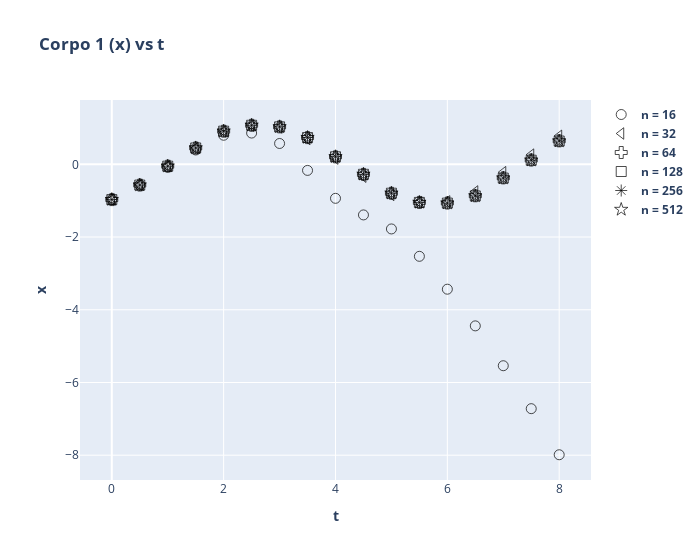
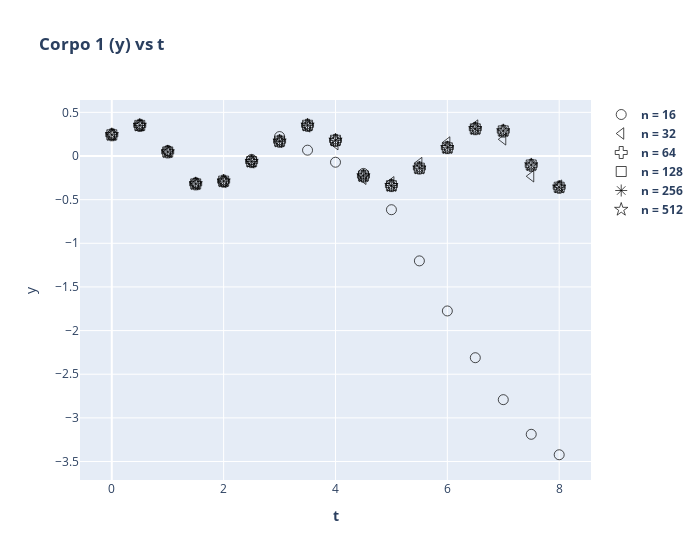
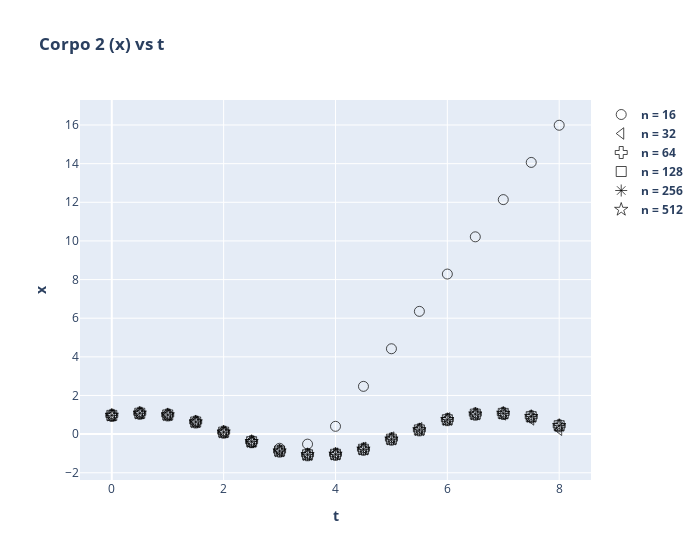
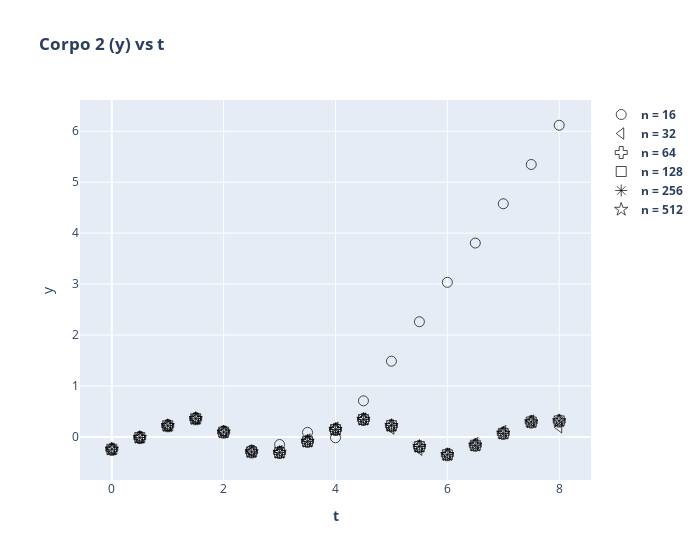

Here is the notebook cell these charts were saved with, in order:
### Markdown cell above
##### GERANDO UM GRÁFICO PARA CADA VARIÁVEL

### Code cell
markers = ['circle-open', 'triangle-left-open', 'cross-open', 'square-open', 'asterisk-open', 'star-open']
for i in range(len(schema[1:])):
    fig = go.Figure()
    var = schema[i+1]
    for n in range(len(dfs)):
            marker = [markers[n % len(markers)]]  # Fix: Use modulo operator to cycle through the markers list
            fig.add_trace(go.Scatter(x=dfs[n]['t'][::2**n], y=dfs[n][var][::2**n], mode="markers",
                                    marker_symbol=len(dfs[n]['t'][::2**n]) * marker, name="<b>" + "n = " + str(2 ** (n + 4)) + '</b>',
                                    marker_color = "black", marker_line_width = 0.7, marker_size = 10))

    fig.update_layout(title="<b> Corpo {0} ({1}) vs t </b>".format(1 + i // 2, "x" if i % 2 == 0 else "y"),
                      xaxis_title='<b>t</b>', yaxis_title="<b>" + "x" if i % 2 == 0 else "y" + "</b>", width=700)
    fig.show()

    # Save the figure as PNG
    fig.write_image("ImagensPlotly/Corpo{0}{1}.png".format(1 + i // 2, "x" if i % 2 == 0 else "y"))

### Figure 1 — Plotly figure (JSON) as saved in the notebook; plotly's stock layout.template omitted (floating-point values rounded to 4 significant figures)
{"data": [{"marker": {"color": "black", "line": {"width": 0.7}, "size": 10, "symbol": ["circle-open", "circle-open", "circle-open", "circle-open", "circle-open", "circle-open", "circle-open", "circle-open", "circle-open", "circle-open", "circle-open", "circle-open", "circle-open", "circle-open", "circle-open", "circle-open", "circle-open"]}, "mode": "markers", "name": "<b>n = 16</b>", "type": "scatter", "x": [0, 0.5, 1, 1.5, 2, 2.5, 3, 3.5, 4, 4.5, 5, 5.5, 6, 6.5, 7, 7.5, 8], "y": [-0.97, -0.5717, -0.06938, 0.3944, 0.7994, 0.8598, 0.5729, -0.1674, -0.9355, -1.392, -1.777, -2.53, -3.435, -4.443, -5.539, -6.72, -7.987]}, {"marker": {"color": "black", "line": {"width": 0.7}, "size": 10, "symbol": ["triangle-left-open", "triangle-left-open", "triangle-left-open", "triangle-left-open", "triangle-left-open", "triangle-left-open", "triangle-left-open", "triangle-left-open", "triangle-left-open", "triangle-left-open", "triangle-left-open", "triangle-left-open", "triangle-left-open", "triangle-left-open", "triangle-left-open", "triangle-left-open", "triangle-left-open"]}, "mode": "markers", "name": "<b>n = 32</b>", "type": "scatter", "x": [0, 0.5, 1, 1.5, 2, 2.5, 3, 3.5, 4, 4.5, 5, 5.5, 6, 6.5, 7, 7.5, 8], "y": [-0.97, -0.5704, -0.05225, 0.4449, 0.9024, 1.062, 1.012, 0.695, 0.1578, -0.3399, -0.8428, -1.045, -1.02, -0.7468, -0.2167, 0.2664, 0.7827]}, {"marker": {"color": "black", "line": {"width": 0.7}, "size": 10, "symbol": ["cross-open", "cross-open", "cross-open", "cross-open", "cross-open", "cross-open", "cross-open", "cross-open", "cross-open", "cross-open", "cross-open", "cross-open", "cross-open", "cross-open", "cross-open", "cross-open", "cross-open"]}, "mode": "markers", "name": "<b>n = 64</b>", "type": "scatter", "x": [0, 0.5, 1, 1.5, 2, 2.5, 3, 3.5, 4, 4.5, 5, 5.5, 6, 6.5, 7, 7.5, 8], "y": [-0.97, -0.5702, -0.05081, 0.4502, 0.9113, 1.074, 1.03, 0.7342, 0.2055, -0.2774, -0.7962, -1.048, -1.065, -0.8651, -0.3724, 0.1182, 0.6459]}, {"marker": {"color": "black", "line": {"width": 0.7}, "size": 10, "symbol": ["square-open", "square-open", "square-open", "square-open", "square-open", "square-open", "square-open", "square-open", "square-open", "square-open", "square-open", "square-open", "square-open", "square-open", "square-open", "square-open", "square-open"]}, "mode": "markers", "name": "<b>n = 128</b>", "type": "scatter", "x": [0, 0.5, 1, 1.5, 2, 2.5, 3, 3.5, 4, 4.5, 5, 5.5, 6, 6.5, 7, 7.5, 8], "y": [-0.97, -0.5702, -0.05074, 0.4505, 0.9118, 1.074, 1.031, 0.736, 0.2077, -0.2747, -0.7941, -1.048, -1.066, -0.869, -0.3783, 0.1128, 0.64]}, {"marker": {"color": "black", "line": {"width": 0.7}, "size": 10, "symbol": ["asterisk-open", "asterisk-open", "asterisk-open", "asterisk-open", "asterisk-open", "asterisk-open", "asterisk-open", "asterisk-open", "asterisk-open", "asterisk-open", "asterisk-open", "asterisk-open", "asterisk-open", "asterisk-open", "asterisk-open", "asterisk-open", "asterisk-open"]}, "mode": "markers", "name": "<b>n = 256</b>", "type": "scatter", "x": [0, 0.5, 1, 1.5, 2, 2.5, 3, 3.5, 4, 4.5, 5, 5.5, 6, 6.5, 7, 7.5, 8], "y": [-0.97, -0.5702, -0.05073, 0.4505, 0.9119, 1.074, 1.031, 0.7361, 0.2078, -0.2746, -0.794, -1.048, -1.066, -0.8691, -0.3785, 0.1126, 0.6398]}, {"marker": {"color": "black", "line": {"width": 0.7}, "size": 10, "symbol": ["star-open", "star-open", "star-open", "star-open", "star-open", "star-open", "star-open", "star-open", "star-open", "star-open", "star-open", "star-open", "star-open", "star-open", "star-open", "star-open", "star-open"]}, "mode": "markers", "name": "<b>n = 512</b>", "type": "scatter", "x": [0, 0.5, 1, 1.5, 2, 2.5, 3, 3.5, 4, 4.5, 5, 5.5, 6, 6.5, 7, 7.5, 8], "y": [-0.97, -0.5702, -0.05073, 0.4505, 0.9119, 1.074, 1.031, 0.7361, 0.2078, -0.2746, -0.794, -1.048, -1.066, -0.8691, -0.3785, 0.1126, 0.6398]}], "layout": {"title": {"text": "<b> Corpo 1 (x) vs t </b>"}, "width": 700, "xaxis": {"title": {"text": "<b>t</b>"}}, "yaxis": {"title": {"text": "<b>x"}}}}

### Figure 2 — Plotly figure (JSON) as saved in the notebook; plotly's stock layout.template omitted (floating-point values rounded to 4 significant figures)
{"data": [{"marker": {"color": "black", "line": {"width": 0.7}, "size": 10, "symbol": ["circle-open", "circle-open", "circle-open", "circle-open", "circle-open", "circle-open", "circle-open", "circle-open", "circle-open", "circle-open", "circle-open", "circle-open", "circle-open", "circle-open", "circle-open", "circle-open", "circle-open"]}, "mode": "markers", "name": "<b>n = 16</b>", "type": "scatter", "x": [0, 0.5, 1, 1.5, 2, 2.5, 3, 3.5, 4, 4.5, 5, 5.5, 6, 6.5, 7, 7.5, 8], "y": [0.2431, 0.3518, 0.05984, -0.3112, -0.2922, -0.03881, 0.2227, 0.06665, -0.07124, -0.1995, -0.6153, -1.202, -1.775, -2.311, -2.791, -3.188, -3.423]}, {"marker": {"color": "black", "line": {"width": 0.7}, "size": 10, "symbol": ["triangle-left-open", "triangle-left-open", "triangle-left-open", "triangle-left-open", "triangle-left-open", "triangle-left-open", "triangle-left-open", "triangle-left-open", "triangle-left-open", "triangle-left-open", "triangle-left-open", "triangle-left-open", "triangle-left-open", "triangle-left-open", "triangle-left-open", "triangle-left-open", "triangle-left-open"]}, "mode": "markers", "name": "<b>n = 32</b>", "type": "scatter", "x": [0, 0.5, 1, 1.5, 2, 2.5, 3, 3.5, 4, 4.5, 5, 5.5, 6, 6.5, 7, 7.5, 8], "y": [0.2431, 0.3506, 0.0457, -0.3224, -0.2964, -0.07299, 0.1621, 0.3392, 0.1359, -0.2604, -0.3016, -0.08135, 0.1544, 0.3482, 0.1913, -0.232, -0.3405]}, {"marker": {"color": "black", "line": {"width": 0.7}, "size": 10, "symbol": ["cross-open", "cross-open", "cross-open", "cross-open", "cross-open", "cross-open", "cross-open", "cross-open", "cross-open", "cross-open", "cross-open", "cross-open", "cross-open", "cross-open", "cross-open", "cross-open", "cross-open"]}, "mode": "markers", "name": "<b>n = 64</b>", "type": "scatter", "x": [0, 0.5, 1, 1.5, 2, 2.5, 3, 3.5, 4, 4.5, 5, 5.5, 6, 6.5, 7, 7.5, 8], "y": [0.2431, 0.3508, 0.04675, -0.3193, -0.2884, -0.06416, 0.1692, 0.3515, 0.1784, -0.23, -0.3388, -0.1376, 0.09598, 0.313, 0.2851, -0.1076, -0.3582]}, {"marker": {"color": "black", "line": {"width": 0.7}, "size": 10, "symbol": ["square-open", "square-open", "square-open", "square-open", "square-open", "square-open", "square-open", "square-open", "square-open", "square-open", "square-open", "square-open", "square-open", "square-open", "square-open", "square-open", "square-open"]}, "mode": "markers", "name": "<b>n = 128</b>", "type": "scatter", "x": [0, 0.5, 1, 1.5, 2, 2.5, 3, 3.5, 4, 4.5, 5, 5.5, 6, 6.5, 7, 7.5, 8], "y": [0.2431, 0.3508, 0.04685, -0.3191, -0.2878, -0.0635, 0.1698, 0.3523, 0.1805, -0.2283, -0.3398, -0.1394, 0.0941, 0.3116, 0.2881, -0.1026, -0.3577]}, {"marker": {"color": "black", "line": {"width": 0.7}, "size": 10, "symbol": ["asterisk-open", "asterisk-open", "asterisk-open", "asterisk-open", "asterisk-open", "asterisk-open", "asterisk-open", "asterisk-open", "asterisk-open", "asterisk-open", "asterisk-open", "asterisk-open", "asterisk-open", "asterisk-open", "asterisk-open", "asterisk-open", "asterisk-open"]}, "mode": "markers", "name": "<b>n = 256</b>", "type": "scatter", "x": [0, 0.5, 1, 1.5, 2, 2.5, 3, 3.5, 4, 4.5, 5, 5.5, 6, 6.5, 7, 7.5, 8], "y": [0.2431, 0.3508, 0.04686, -0.3191, -0.2878, -0.06346, 0.1698, 0.3523, 0.1806, -0.2282, -0.3399, -0.1395, 0.09403, 0.3115, 0.2882, -0.1024, -0.3577]}, {"marker": {"color": "black", "line": {"width": 0.7}, "size": 10, "symbol": ["star-open", "star-open", "star-open", "star-open", "star-open", "star-open", "star-open", "star-open", "star-open", "star-open", "star-open", "star-open", "star-open", "star-open", "star-open", "star-open", "star-open"]}, "mode": "markers", "name": "<b>n = 512</b>", "type": "scatter", "x": [0, 0.5, 1, 1.5, 2, 2.5, 3, 3.5, 4, 4.5, 5, 5.5, 6, 6.5, 7, 7.5, 8], "y": [0.2431, 0.3508, 0.04686, -0.3191, -0.2878, -0.06345, 0.1698, 0.3523, 0.1806, -0.2282, -0.3399, -0.1395, 0.09403, 0.3115, 0.2882, -0.1024, -0.3577]}], "layout": {"title": {"text": "<b> Corpo 1 (y) vs t </b>"}, "width": 700, "xaxis": {"title": {"text": "<b>t</b>"}}, "yaxis": {"title": {"text": "y</b>"}}}}

### Figure 3 — Plotly figure (JSON) as saved in the notebook; plotly's stock layout.template omitted (floating-point values rounded to 4 significant figures)
{"data": [{"marker": {"color": "black", "line": {"width": 0.7}, "size": 10, "symbol": ["circle-open", "circle-open", "circle-open", "circle-open", "circle-open", "circle-open", "circle-open", "circle-open", "circle-open", "circle-open", "circle-open", "circle-open", "circle-open", "circle-open", "circle-open", "circle-open", "circle-open"]}, "mode": "markers", "name": "<b>n = 16</b>", "type": "scatter", "x": [0, 0.5, 1, 1.5, 2, 2.5, 3, 3.5, 4, 4.5, 5, 5.5, 6, 6.5, 7, 7.5, 8], "y": [0.97, 1.08, 0.9914, 0.6276, 0.09681, -0.4332, -0.7325, -0.5187, 0.4035, 2.472, 4.419, 6.354, 8.285, 10.21, 12.14, 14.06, 15.99]}, {"marker": {"color": "black", "line": {"width": 0.7}, "size": 10, "symbol": ["triangle-left-open", "triangle-left-open", "triangle-left-open", "triangle-left-open", "triangle-left-open", "triangle-left-open", "triangle-left-open", "triangle-left-open", "triangle-left-open", "triangle-left-open", "triangle-left-open", "triangle-left-open", "triangle-left-open", "triangle-left-open", "triangle-left-open", "triangle-left-open", "triangle-left-open"]}, "mode": "markers", "name": "<b>n = 32</b>", "type": "scatter", "x": [0, 0.5, 1, 1.5, 2, 2.5, 3, 3.5, 4, 4.5, 5, 5.5, 6, 6.5, 7, 7.5, 8], "y": [0.97, 1.081, 0.9935, 0.6288, 0.1014, -0.399, -0.8815, -1.055, -1.011, -0.7084, -0.1795, 0.3028, 0.8112, 1.033, 1.022, 0.7612, 0.2271]}, {"marker": {"color": "black", "line": {"width": 0.7}, "size": 10, "symbol": ["cross-open", "cross-open", "cross-open", "cross-open", "cross-open", "cross-open", "cross-open", "cross-open", "cross-open", "cross-open", "cross-open", "cross-open", "cross-open", "cross-open", "cross-open", "cross-open", "cross-open"]}, "mode": "markers", "name": "<b>n = 64</b>", "type": "scatter", "x": [0, 0.5, 1, 1.5, 2, 2.5, 3, 3.5, 4, 4.5, 5, 5.5, 6, 6.5, 7, 7.5, 8], "y": [0.97, 1.081, 0.9936, 0.6282, 0.1019, -0.3912, -0.8772, -1.068, -1.044, -0.7816, -0.2598, 0.2221, 0.749, 1.034, 1.072, 0.9003, 0.4302]}, {"marker": {"color": "black", "line": {"width": 0.7}, "size": 10, "symbol": ["square-open", "square-open", "square-open", "square-open", "square-open", "square-open", "square-open", "square-open", "square-open", "square-open", "square-open", "square-open", "square-open", "square-open", "square-open", "square-open", "square-open"]}, "mode": "markers", "name": "<b>n = 128</b>", "type": "scatter", "x": [0, 0.5, 1, 1.5, 2, 2.5, 3, 3.5, 4, 4.5, 5, 5.5, 6, 6.5, 7, 7.5, 8], "y": [0.97, 1.081, 0.9936, 0.6282, 0.102, -0.3907, -0.8768, -1.068, -1.045, -0.7845, -0.2629, 0.2191, 0.7464, 1.034, 1.073, 0.9048, 0.4379]}, {"marker": {"color": "black", "line": {"width": 0.7}, "size": 10, "symbol": ["asterisk-open", "asterisk-open", "asterisk-open", "asterisk-open", "asterisk-open", "asterisk-open", "asterisk-open", "asterisk-open", "asterisk-open", "asterisk-open", "asterisk-open", "asterisk-open", "asterisk-open", "asterisk-open", "asterisk-open", "asterisk-open", "asterisk-open"]}, "mode": "markers", "name": "<b>n = 256</b>", "type": "scatter", "x": [0, 0.5, 1, 1.5, 2, 2.5, 3, 3.5, 4, 4.5, 5, 5.5, 6, 6.5, 7, 7.5, 8], "y": [0.97, 1.081, 0.9936, 0.6282, 0.102, -0.3907, -0.8768, -1.068, -1.045, -0.7846, -0.2631, 0.219, 0.7463, 1.034, 1.073, 0.905, 0.4382]}, {"marker": {"color": "black", "line": {"width": 0.7}, "size": 10, "symbol": ["star-open", "star-open", "star-open", "star-open", "star-open", "star-open", "star-open", "star-open", "star-open", "star-open", "star-open", "star-open", "star-open", "star-open", "star-open", "star-open", "star-open"]}, "mode": "markers", "name": "<b>n = 512</b>", "type": "scatter", "x": [0, 0.5, 1, 1.5, 2, 2.5, 3, 3.5, 4, 4.5, 5, 5.5, 6, 6.5, 7, 7.5, 8], "y": [0.97, 1.081, 0.9936, 0.6282, 0.102, -0.3907, -0.8768, -1.068, -1.045, -0.7846, -0.2631, 0.219, 0.7463, 1.034, 1.073, 0.905, 0.4382]}], "layout": {"title": {"text": "<b> Corpo 2 (x) vs t </b>"}, "width": 700, "xaxis": {"title": {"text": "<b>t</b>"}}, "yaxis": {"title": {"text": "<b>x"}}}}

### Figure 4 — Plotly figure (JSON) as saved in the notebook; plotly's stock layout.template omitted (floating-point values rounded to 4 significant figures)
{"data": [{"marker": {"color": "black", "line": {"width": 0.7}, "size": 10, "symbol": ["circle-open", "circle-open", "circle-open", "circle-open", "circle-open", "circle-open", "circle-open", "circle-open", "circle-open", "circle-open", "circle-open", "circle-open", "circle-open", "circle-open", "circle-open", "circle-open", "circle-open"]}, "mode": "markers", "name": "<b>n = 16</b>", "type": "scatter", "x": [0, 0.5, 1, 1.5, 2, 2.5, 3, 3.5, 4, 4.5, 5, 5.5, 6, 6.5, 7, 7.5, 8], "y": [-0.2431, -0.01234, 0.2194, 0.3657, 0.1146, -0.2593, -0.1497, 0.08855, -0.01684, 0.708, 1.486, 2.261, 3.034, 3.806, 4.577, 5.348, 6.118]}, {"marker": {"color": "black", "line": {"width": 0.7}, "size": 10, "symbol": ["triangle-left-open", "triangle-left-open", "triangle-left-open", "triangle-left-open", "triangle-left-open", "triangle-left-open", "triangle-left-open", "triangle-left-open", "triangle-left-open", "triangle-left-open", "triangle-left-open", "triangle-left-open", "triangle-left-open", "triangle-left-open", "triangle-left-open", "triangle-left-open", "triangle-left-open"]}, "mode": "markers", "name": "<b>n = 32</b>", "type": "scatter", "x": [0, 0.5, 1, 1.5, 2, 2.5, 3, 3.5, 4, 4.5, 5, 5.5, 6, 6.5, 7, 7.5, 8], "y": [-0.2431, -0.01266, 0.2192, 0.3576, 0.09764, -0.2856, -0.2805, -0.05384, 0.181, 0.3587, 0.1633, -0.2523, -0.333, -0.1228, 0.1142, 0.3195, 0.1899]}, {"marker": {"color": "black", "line": {"width": 0.7}, "size": 10, "symbol": ["cross-open", "cross-open", "cross-open", "cross-open", "cross-open", "cross-open", "cross-open", "cross-open", "cross-open", "cross-open", "cross-open", "cross-open", "cross-open", "cross-open", "cross-open", "cross-open", "cross-open"]}, "mode": "markers", "name": "<b>n = 64</b>", "type": "scatter", "x": [0, 0.5, 1, 1.5, 2, 2.5, 3, 3.5, 4, 4.5, 5, 5.5, 6, 6.5, 7, 7.5, 8], "y": [-0.2431, -0.01269, 0.2192, 0.3572, 0.09334, -0.2935, -0.3061, -0.08683, 0.1467, 0.3436, 0.2187, -0.1914, -0.3501, -0.163, 0.07047, 0.2935, 0.3108]}, {"marker": {"color": "black", "line": {"width": 0.7}, "size": 10, "symbol": ["square-open", "square-open", "square-open", "square-open", "square-open", "square-open", "square-open", "square-open", "square-open", "square-open", "square-open", "square-open", "square-open", "square-open", "square-open", "square-open", "square-open"]}, "mode": "markers", "name": "<b>n = 128</b>", "type": "scatter", "x": [0, 0.5, 1, 1.5, 2, 2.5, 3, 3.5, 4, 4.5, 5, 5.5, 6, 6.5, 7, 7.5, 8], "y": [-0.2431, -0.01269, 0.2192, 0.3572, 0.09307, -0.294, -0.3076, -0.08872, 0.1448, 0.3425, 0.2204, -0.1891, -0.3506, -0.1646, 0.06873, 0.2921, 0.3143]}, {"marker": {"color": "black", "line": {"width": 0.7}, "size": 10, "symbol": ["asterisk-open", "asterisk-open", "asterisk-open", "asterisk-open", "asterisk-open", "asterisk-open", "asterisk-open", "asterisk-open", "asterisk-open", "asterisk-open", "asterisk-open", "asterisk-open", "asterisk-open", "asterisk-open", "asterisk-open", "asterisk-open", "asterisk-open"]}, "mode": "markers", "name": "<b>n = 256</b>", "type": "scatter", "x": [0, 0.5, 1, 1.5, 2, 2.5, 3, 3.5, 4, 4.5, 5, 5.5, 6, 6.5, 7, 7.5, 8], "y": [-0.2431, -0.01269, 0.2192, 0.3572, 0.09306, -0.294, -0.3077, -0.08883, 0.1447, 0.3424, 0.2205, -0.1891, -0.3506, -0.1647, 0.06866, 0.292, 0.3144]}, {"marker": {"color": "black", "line": {"width": 0.7}, "size": 10, "symbol": ["star-open", "star-open", "star-open", "star-open", "star-open", "star-open", "star-open", "star-open", "star-open", "star-open", "star-open", "star-open", "star-open", "star-open", "star-open", "star-open", "star-open"]}, "mode": "markers", "name": "<b>n = 512</b>", "type": "scatter", "x": [0, 0.5, 1, 1.5, 2, 2.5, 3, 3.5, 4, 4.5, 5, 5.5, 6, 6.5, 7, 7.5, 8], "y": [-0.2431, -0.01269, 0.2192, 0.3572, 0.09306, -0.294, -0.3077, -0.08883, 0.1447, 0.3424, 0.2205, -0.1891, -0.3506, -0.1647, 0.06865, 0.292, 0.3144]}], "layout": {"title": {"text": "<b> Corpo 2 (y) vs t </b>"}, "width": 700, "xaxis": {"title": {"text": "<b>t</b>"}}, "yaxis": {"title": {"text": "y</b>"}}}}
